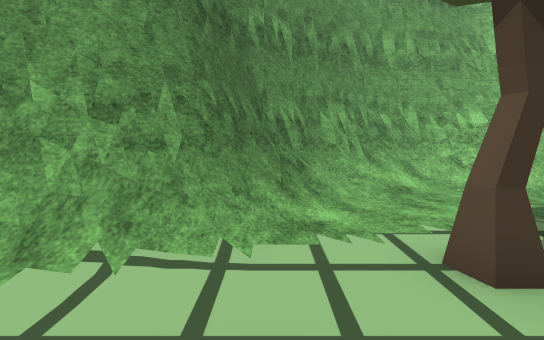
view 1 (above)

19 first-person views from a walk through a 3-D level made in the Unity game engine. The camera is 1.2 m above the floor, tilts 6° down and sees 90° across. The floor is counted in squares, 1 m on a side. Each view is taken from the middle of a square. On the plan, view 1 faces up. The plan holds only what a view shows up to about 13 squares ahead; the rest is blank. The place goes on beyond the plan. The player is left out. Some surface patterns are stand-ins.

view 2
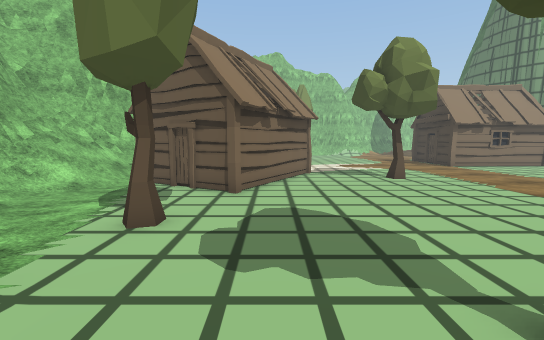

view 3
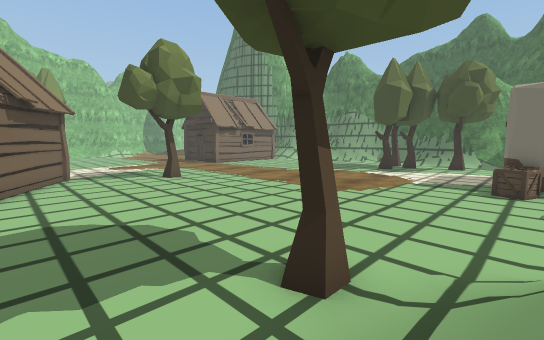

view 4
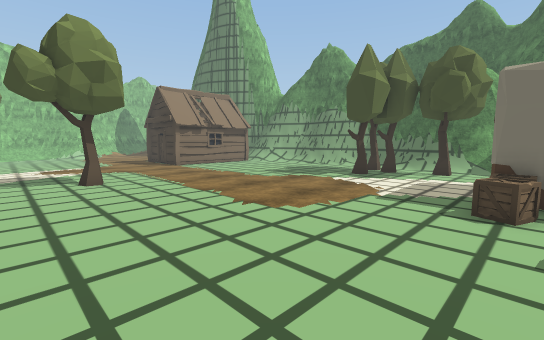

view 5
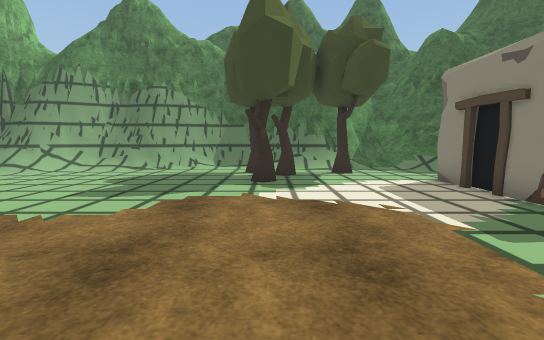

view 6
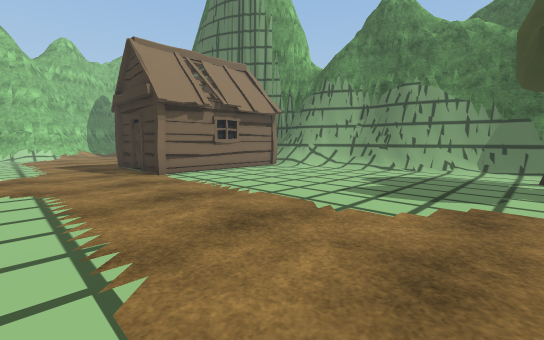

view 7
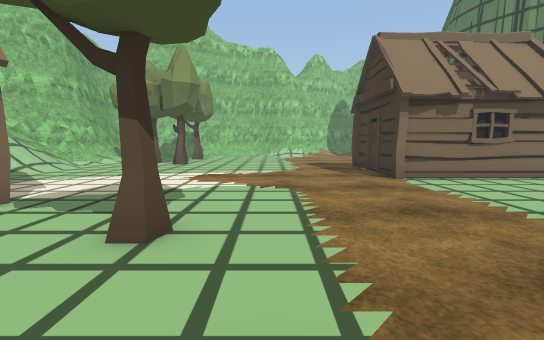

view 8
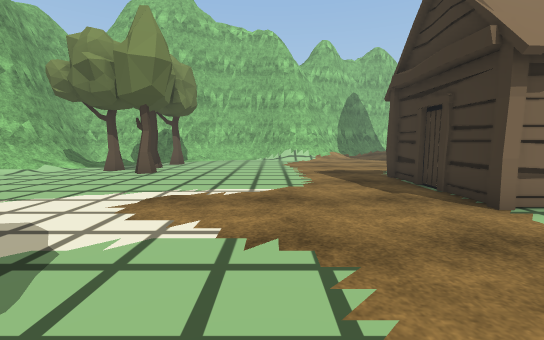

view 9
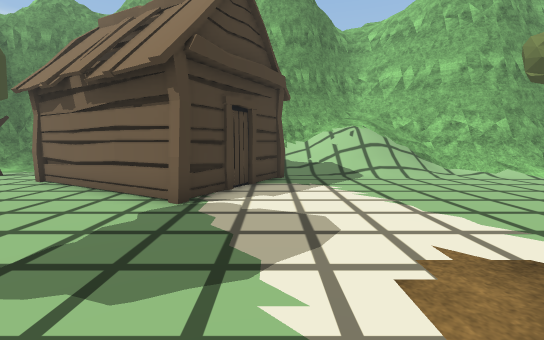

view 10
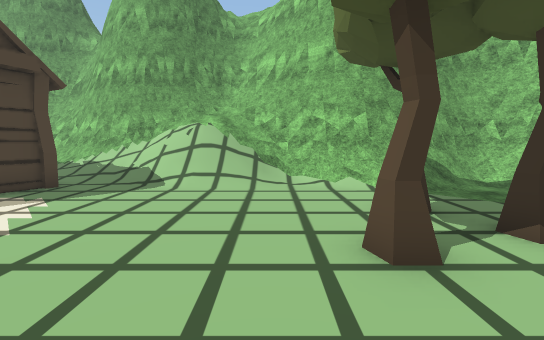

view 11
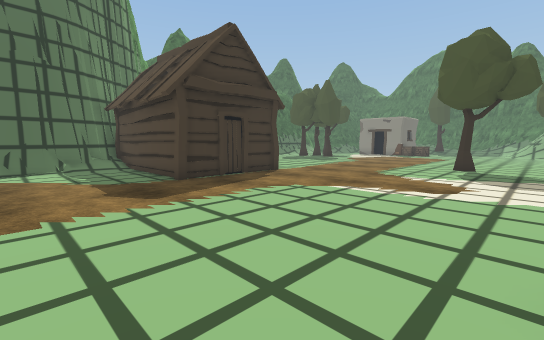

view 12
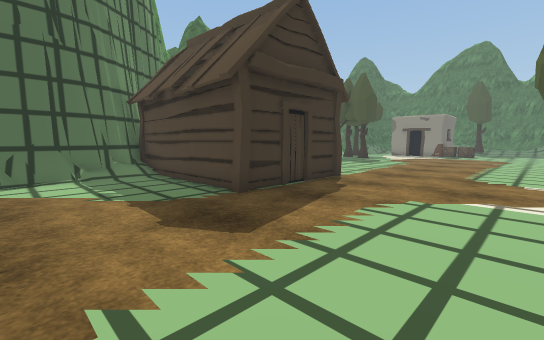

view 13
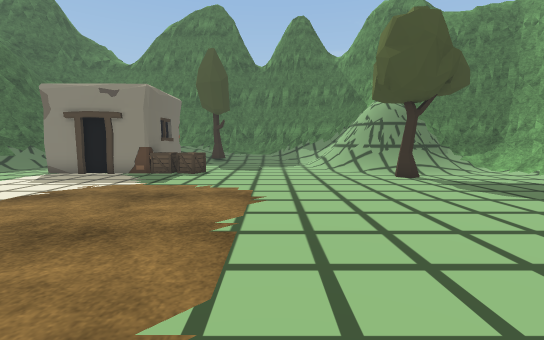

view 14
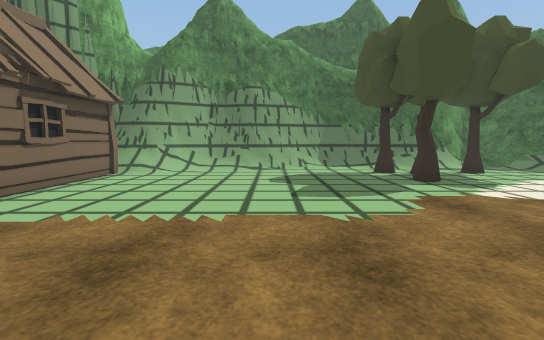

view 15
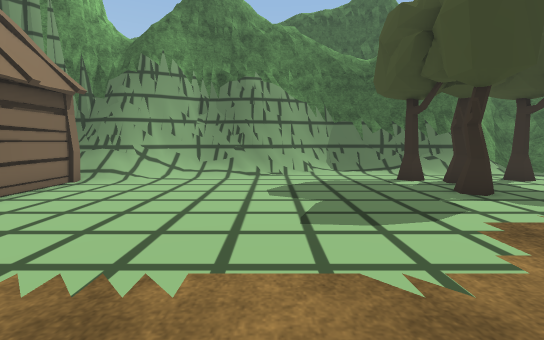

view 16
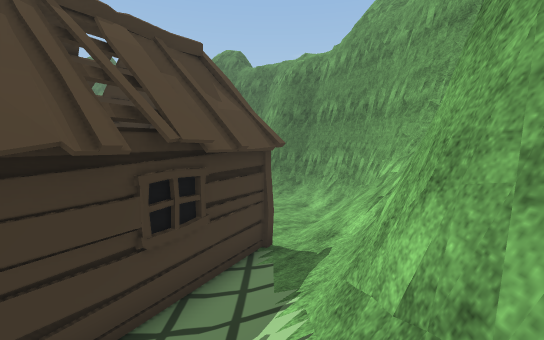

view 17
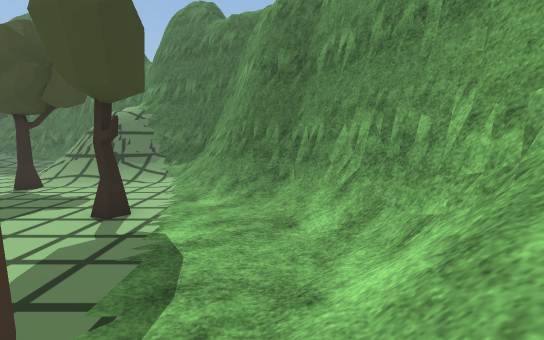

view 18
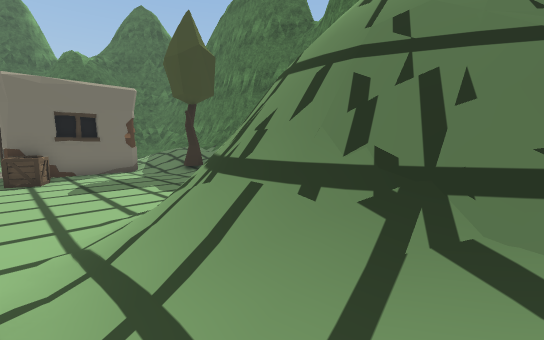

view 19
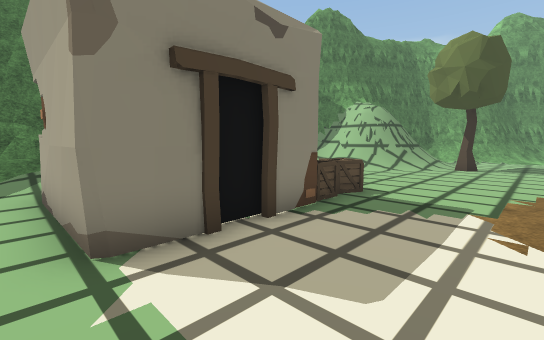

### Floor plan
Key: @ floor where view 1 was taken; # wall or solid block; . floor; / step, stairs or slope; = window, fence, low wall or low ledge; T tree; H hut; C crate; O other object.
Columns run from 5 left of view 1 to 22 right of it. Each row starts with its distance up from view 1.
  8       #####===##     ##
  7     ###=//////=#########
  6     ##//...////#####=/=##
  5    ##=/.....H//////////###
  4 ####=/......HHH.///////#####
  3 ##=//..T...H  #HH.///////###
  2 #=/....T...H    HH...//..///
  1 #O/.......HH    HH..........
  0 #=/..@......HH  H........T..
 -1 ##//.........HHH.........TTT
 -2 ##//T..........H........TT.T
 -3 #=/.T.......................
 -4 OO/.........................
 -5 /............TT.............
 -6 ............................
 -7 ............................
 -8 ............................
 -9 ............................
-10 ..CC........................
-11 ..CC...............HHHHH....
-12 #O##...............#   #....
-13    #...............#   H....
-14    #...............H   H....
-15 ####....T..........H   #....
-16 ...................H   #/###
-17  ....T.TTT.........#HHH###
-18 #/...T...T......////   #
-19 ##O.//= ....#=O===###
-20  ##=#####===#########
-21  ####  ##########
-22   ##

Where each view was taken, in squares from view 1:
view 1: 0 up, 0 right, facing up
view 2: 0 up, 3 left, facing right
view 3: 0 up, 3 left, facing down-right
view 4: 3 down, 3 left, facing down-right
view 5: 7 down, 3 right, facing down
view 6: 7 down, 4 right, facing down-right
view 7: 7 down, 5 right, facing right
view 8: 7 down, 9 right, facing right
view 9: 7 down, 12 right, facing up
view 10: 5 down, 18 right, facing up
view 11: 3 down, 22 right, facing down-left
view 12: 6 down, 22 right, facing down-left
view 13: 7 down, 8 right, facing left
view 14: 7 down, 8 right, facing down
view 15: 9 down, 8 right, facing down
view 16: 5 up, 14 right, facing left
view 17: 6 up, 8 right, facing left
view 18: 0 up, 2 left, facing down-left
view 19: 16 down, 1 right, facing up-left
